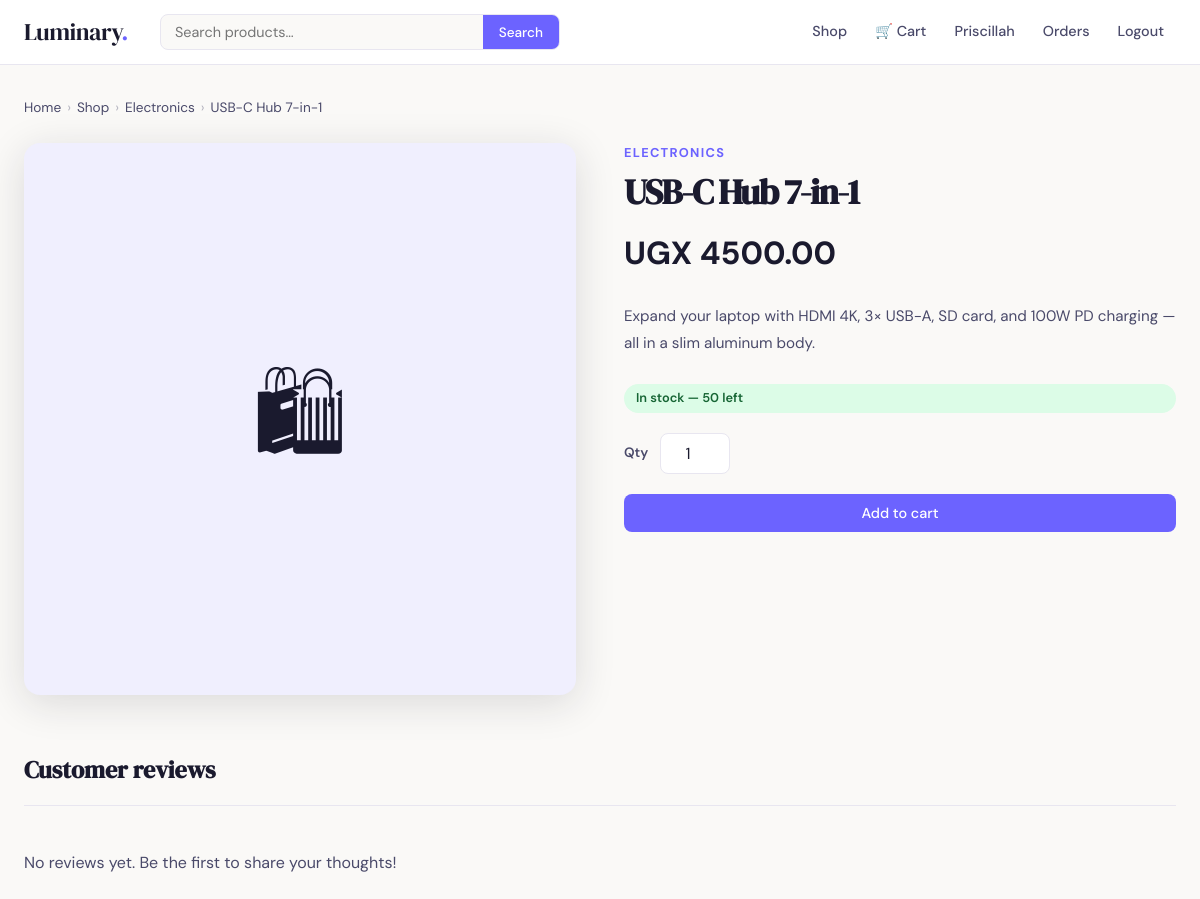
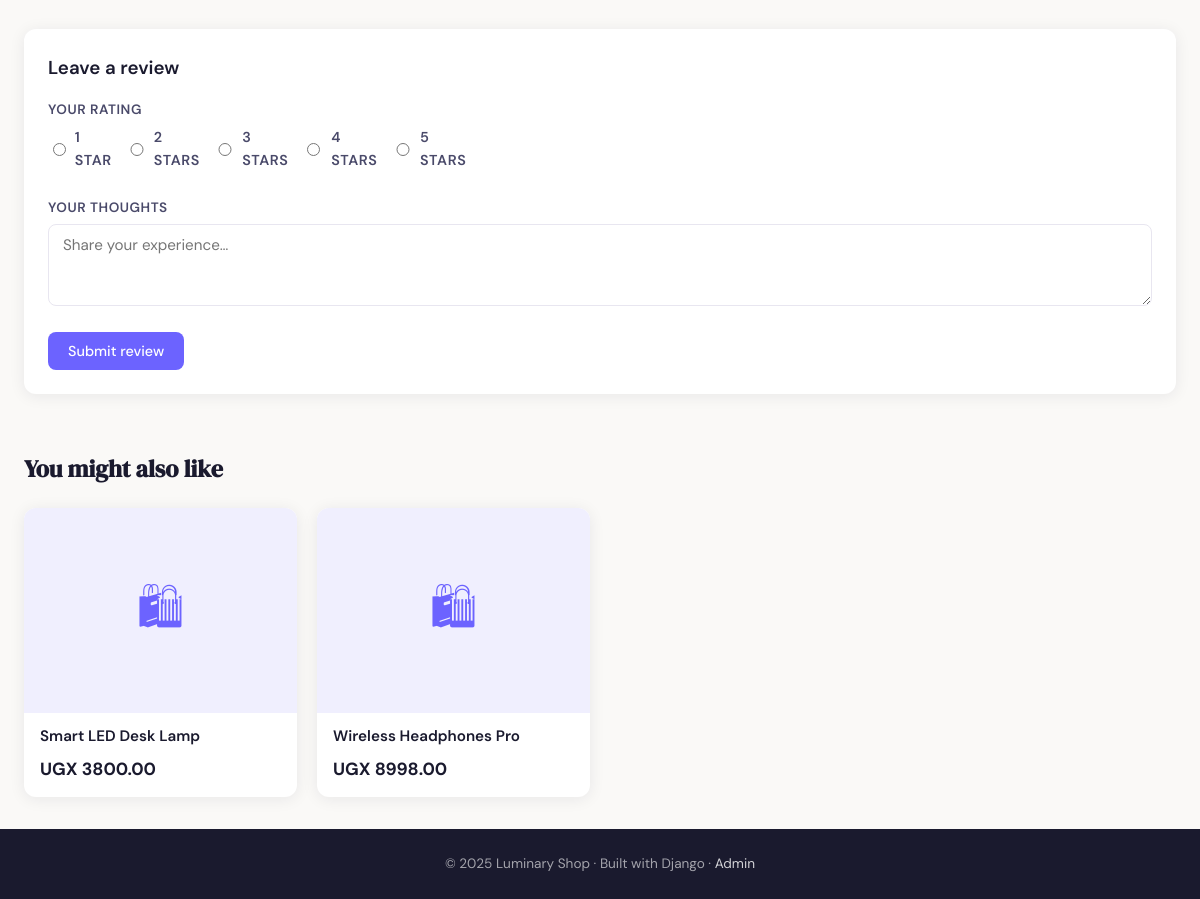
/products/usb-c-hub-7in1/ (signed in), run on the app's committed database (2 pictures, top to bottom).
### store/models.py (models this page shows, shortened)
class Product(models.Model):
    category = models.ForeignKey(Category, on_delete=models.CASCADE, related_name='products')
    name = models.CharField(max_length=200)
    slug = models.SlugField(unique=True)
    description = models.TextField()
    price = models.DecimalField(max_digits=10, decimal_places=2)
    original_price = models.DecimalField(max_digits=10, decimal_places=2, null=True, blank=True)
    image = models.ImageField(upload_to='products/', blank=True, null=True)
    stock = models.PositiveIntegerField(default=0)
    is_featured = models.BooleanField(default=False)
    is_active = models.BooleanField(default=True)
    created_at = models.DateTimeField(auto_now_add=True)
    updated_at = models.DateTimeField(auto_now=True)
    class Meta:
        ordering = ['-created_at']
    def get_absolute_url(self):
        return reverse('store:product_detail', kwargs={'slug': self.slug})
    @property
    def in_stock(self):
        return self.stock > 0

class Category(models.Model):
    name = models.CharField(max_length=100)
    slug = models.SlugField(unique=True)
    description = models.TextField(blank=True)
    created_at = models.DateTimeField(auto_now_add=True)
    class Meta:
        verbose_name_plural = 'Categories'
        ordering = ['name']
    def get_absolute_url(self):
        return reverse('store:category', kwargs={'slug': self.slug})

### store/views.py (the view, shortened to what this page needs)
# urls.py: path('products/<slug:slug>/', views.product_detail, name='product_detail'),
def product_detail(request, slug):
    product = get_object_or_404(Product, slug=slug, is_active=True)
    reviews = product.reviews.select_related('user')
    avg_rating = reviews.aggregate(Avg('rating'))['rating__avg']
    related = Product.objects.filter(
        category=product.category, is_active=True
    ).exclude(pk=product.pk)[:4]
    review_form = None
    user_review = None
    if request.user.is_authenticated:
        user_review = reviews.filter(user=request.user).first()
        if not user_review:
            review_form = ReviewForm()
    return render(request, 'store/product_detail.html', {
        'product': product,
        'reviews': reviews,
        'avg_rating': avg_rating,
        'related': related,
        'review_form': review_form,
        'user_review': user_review,
    })

### store/forms.py
class ReviewForm(forms.ModelForm):
    rating = forms.ChoiceField(
        choices=[(i, f'{i} Star{"s" if i > 1 else ""}') for i in range(1, 6)],
        widget=forms.RadioSelect,
    )
    class Meta:
        model = Review
        fields = ('rating', 'comment')
        widgets = {
            'comment': forms.Textarea(attrs={'rows': 3, 'placeholder': 'Share your experience…'}),
        }

### store/context_processors.py (called while the page is built)
def cart_count(request):
    count = 0
    try:
        if request.user.is_authenticated:
            cart = Cart.objects.filter(user=request.user).first()
        else:
            sk = request.session.session_key
            cart = Cart.objects.filter(session_key=sk).first() if sk else None
        if cart:
            count = cart.item_count
    except Exception:
        pass
    return {'cart_count': count}

### store/templates/store/product_detail.html (shortened to what this page needs)
{% extends "store/base.html" %}
{% block content %}
<div class="breadcrumb">
  <a href="{% url 'store:home' %}">Home</a>
  <span class="breadcrumb-sep">›</span>
  <a href="{% url 'store:product_list' %}">Shop</a>
  <span class="breadcrumb-sep">›</span>
  <a href="{{ product.category.get_absolute_url }}">{{ product.category.name }}</a>
  <span class="breadcrumb-sep">›</span>
  <span>{{ product.name }}</span>
</div>
<div class="product-layout">
  <div class="product-image">
    {% if product.image %}
      <img src="{{ product.image.url }}" alt="{{ product.name }}">
    {% else %}🛍{% endif %}
  </div>
  <div class="product-info">
    <div class="product-category-tag">{{ product.category.name }}</div>
    <h1>{{ product.name }}</h1>
    <div class="product-price-block">
      <span class="product-price">UGX {{ product.price }}</span>
    </div>
    <p class="product-desc">{{ product.description }}</p>
    {% if product.in_stock %}
      <span class="stock-badge">In stock — {{ product.stock }} left</span>
    {% else %}
      <span class="stock-badge out">Out of stock</span>
    {% endif %}
    {% if product.in_stock %}
    <form method="post" action="{% url 'store:cart_add' product.id %}">
      <div class="qty-row">
        <label style="font-size:.85rem;font-weight:600;color:var(--ink-light)">Qty</label>
        <input type="number" name="quantity" value="1" min="1" max="{{ product.stock }}" class="qty-input">
      </div>
      <button type="submit" class="btn-primary" style="width:100%;justify-content:center">
        Add to cart
      </button>
    </form>
    {% else %}
      <button class="btn-primary" disabled style="width:100%;justify-content:center;opacity:.45;cursor:not-allowed">
        Out of stock
      </button>
    {% endif %}
  </div>
</div>
<div class="reviews-section">
  <div class="reviews-header">
    <h2>Customer reviews{% if reviews %} ({{ reviews|length }}){% endif %}</h2>
  </div>
  {% if reviews %}
    {% for review in reviews %}
    <div class="review-card">
      <div class="review-meta">
        <span class="review-author">{{ review.user.username }} <span class="stars" style="font-size:.85rem">{% for i in "12345" %}{% if forloop.counter <= review.rating %}★{% else %}☆{% endif %}{% endfor %}</span></span>
        <span class="review-date">{{ review.created_at|date:"N j, Y" }}</span>
      </div>
      <p class="review-body">{{ review.comment }}</p>
    </div>
    {% endfor %}
  {% else %}
    <p style="color:var(--ink-light);padding:20px 0">No reviews yet. Be the first to share your thoughts!</p>
  {% endif %}
  {% if review_form %}
  <div class="add-review">
    <h3>Leave a review</h3>
    <form method="post">
      <div class="form-group">
        <label>Your rating</label>
        <div class="star-radio">
          {% for choice in review_form.rating %}{{ choice }}{% endfor %}
        </div>
      </div>
      <div class="form-group">
        <label>Your thoughts</label>
        {{ review_form.comment }}
      </div>
      <button type="submit" class="btn-primary">Submit review</button>
    </form>
  </div>
  {% elif user_review %}
    <p style="margin-top:20px;color:var(--ink-light);font-size:.9rem">✓ You've reviewed this product.</p>
  {% elif not user.is_authenticated %}
    <p style="margin-top:20px;color:var(--ink-light);font-size:.9rem">
      <a href="{% url 'store:login' %}?next={{ request.path }}" style="color:var(--accent)">Log in</a> to leave a review.
    </p>
  {% endif %}
</div>
{% if related %}
<div class="related-section">
  <h2>You might also like</h2>
  <div class="product-grid">
    {% for p in related %}
      <a href="{{ p.get_absolute_url }}" class="product-card">
        <div class="product-card-img">
          {% if p.image %}<img src="{{ p.image.url }}" alt="{{ p.name }}">{% else %}🛍{% endif %}
        </div>
        <div class="product-card-body">
          <div class="product-card-name">{{ p.name }}</div>
          <div class="product-card-price">
            <span class="price-current">UGX {{ p.price }}</span>
          </div>
        </div>
      </a>
    {% endfor %}
  </div>
</div>
{% endif %}
{% endblock %}

### store/templates/store/base.html (shortened to what this page needs)
<!DOCTYPE html>
<html lang="en">
<head>
</head>
<body>
<nav>
  <div class="nav-inner">
    <a href="{% url 'store:home' %}" class="nav-logo">Luminary<span>.</span></a>
    <div class="nav-search">
      <form method="get" action="{% url 'store:product_list' %}">
        <input type="text" name="q" placeholder="Search products…" value="{{ request.GET.q }}">
        <button type="submit">Search</button>
      </form>
    </div>
    <div class="nav-links">
      <a href="{% url 'store:product_list' %}">Shop</a>
      <a href="{% url 'store:cart' %}" class="cart-link">
        🛒 Cart
      </a>
      {% if user.is_authenticated %}
        <a href="{% url 'store:profile' %}">{{ user.username }}</a>
        <a href="{% url 'store:order_list' %}">Orders</a>
        <a href="{% url 'store:logout' %}">Logout</a>
      {% else %}
        <a href="{% url 'store:login' %}">Login</a>
        <a href="{% url 'store:register' %}" class="btn-primary">Sign up</a>
      {% endif %}
    </div>
  </div>
</nav>
<main>
  {% block content %}{% endblock %}
</main>
<footer>
  <p>© 2025 Luminary Shop · Built with Django · <a href="/admin/">Admin</a></p>
</footer>
</body>
</html>

### store/templates/store/base.html (style rules this page uses)
*, *::before, *::after { box-sizing: border-box; margin: 0; padding: 0; }
:root { --ink: #1a1a2e; --ink-light: #4a4a6a; --accent: #6c63ff; --accent-light: #f0effe; --cream: #faf9f7; --white: #ffffff; --border: #e8e6f0; --success: #22c55e; --danger: #ef4444; --warning: #f59e0b; --radius: 12px; --shadow: 0 2px 16px rgba(26,26,46,.08); --shadow-lg: 0 8px 40px rgba(26,26,46,.14); }
body { font-family: 'DM Sans', sans-serif; background: var(--cream); color: var(--ink); line-height: 1.6; min-height: 100vh; display: flex; flex-direction: column; }
nav { background: var(--white); border-bottom: 1px solid var(--border); position: sticky; top: 0; z-index: 100; }
.nav-inner { max-width: 1200px; margin: 0 auto; padding: 0 24px; height: 64px; display: flex; align-items: center; gap: 32px; }
.nav-logo { font-family: 'DM Serif Display', serif; font-size: 1.5rem; color: var(--ink); text-decoration: none; letter-spacing: -.5px; }
.nav-logo span { color: var(--accent); }
.nav-search { flex: 1; max-width: 400px; }
.nav-search form { display: flex; border: 1.5px solid var(--border); border-radius: 8px; overflow: hidden; background: var(--cream); }
.nav-search input { flex: 1; border: none; background: transparent; padding: 8px 14px; font-family: inherit; font-size: .9rem; outline: none; color: var(--ink); }
.nav-search button { border: none; background: var(--accent); color: #fff; padding: 8px 16px; cursor: pointer; font-size: .85rem; font-family: inherit; font-weight: 500; transition: opacity .15s; }
.nav-links { display: flex; align-items: center; gap: 4px; margin-left: auto; }
.nav-links a { color: var(--ink-light); text-decoration: none; padding: 8px 12px; border-radius: 8px; font-size: .9rem; font-weight: 500; transition: background .15s, color .15s; }
.cart-link { position: relative; display: flex; align-items: center; gap: 6px; }
.btn-primary { background: var(--accent); color: #fff; border: none; padding: 10px 20px; border-radius: 8px; font-family: inherit; font-size: .9rem; font-weight: 500; cursor: pointer; text-decoration: none; display: inline-flex; align-items: center; gap: 6px; transition: opacity .15s, transform .1s; }
main { flex: 1; max-width: 1200px; margin: 0 auto; padding: 32px 24px; width: 100%; }
footer { background: var(--ink); color: rgba(255,255,255,.6); text-align: center; padding: 24px; font-size: .85rem; margin-top: auto; }
footer a { color: rgba(255,255,255,.8); text-decoration: none; }
.form-group { margin-bottom: 18px; }
.form-group label { display: block; font-size: .85rem; font-weight: 600; color: var(--ink-light); margin-bottom: 6px; text-transform: uppercase; letter-spacing: .04em; }
.form-group input, .form-group textarea, .form-group select { width: 100%; border: 1.5px solid var(--border); border-radius: 8px; padding: 10px 14px; font-family: inherit; font-size: .95rem; background: var(--white); color: var(--ink); transition: border-color .15s; outline: none; }
.product-grid { display: grid; grid-template-columns: repeat(auto-fill, minmax(220px, 1fr)); gap: 20px; }
.product-card { background: var(--white); border-radius: var(--radius); overflow: hidden; box-shadow: var(--shadow); transition: transform .2s, box-shadow .2s; text-decoration: none; color: inherit; display: block; }
.product-card-img { width: 100%; aspect-ratio: 4/3; object-fit: cover; background: var(--accent-light); display: flex; align-items: center; justify-content: center; color: var(--accent); font-size: 3rem; }
.product-card-body { padding: 14px 16px; }
.product-card-name { font-size: .95rem; font-weight: 600; margin-bottom: 8px; line-height: 1.3; }
.product-card-price { display: flex; align-items: center; gap: 8px; }
.price-current { font-size: 1.1rem; font-weight: 700; color: var(--ink); }
.breadcrumb { display: flex; gap: 6px; align-items: center; font-size: .85rem; color: var(--ink-light); margin-bottom: 24px; }
.breadcrumb a { color: var(--ink-light); text-decoration: none; }
.breadcrumb-sep { opacity: .4; }

### data on the page
Product: category.name "Electronics", name "USB-C Hub 7-in-1", category.name "ELECTRONICS", price "4500.00", description "Expand your laptop with HDMI 4K, 3× USB-A, SD card, and 100W PD charging — all in a slim aluminum body.", stock "50"
Product: name "Smart LED Desk Lamp", price "3800.00"
Product: name "Wireless Headphones Pro", price "8998.00"

### other printed values
{{ user.username }} "Priscillah"
